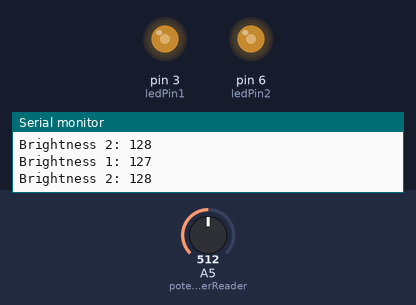
A sketch run on a simulated Arduino Uno, built with avr-gcc and run on an emulated ATmega328P. On the bench: output pins drawn as LEDs (lit = HIGH), the last lines printed to the serial monitor. The test bench sets the inputs (shaded band); at power-on: A5 (potentiometerReader) = 512.

Above: at 1.2 s.
1.3 s: A5 (potentiometerReader) set to 716
At 2.5 s:
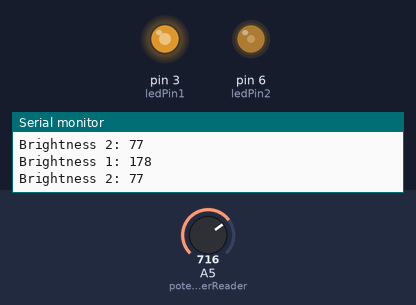
2.8 s: A5 (potentiometerReader) set to 900
At 4.0 s:
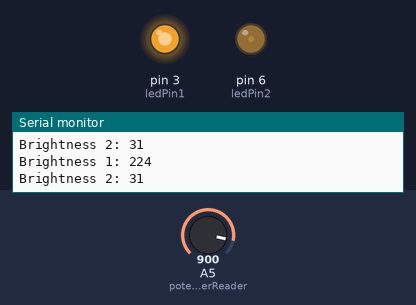
4.3 s: A5 (potentiometerReader) set to 1023
At 5.5 s:
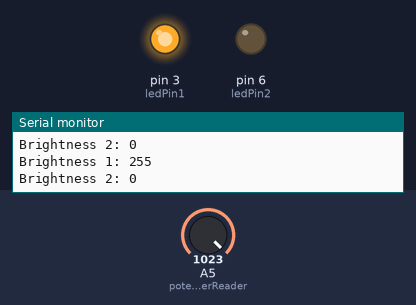
5.8 s: A5 (potentiometerReader) set to 306
At 7.0 s:
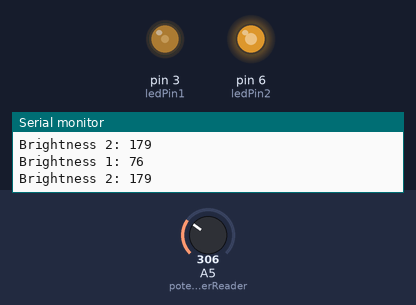
7.3 s: A5 (potentiometerReader) set to 44
At 8.5 s:
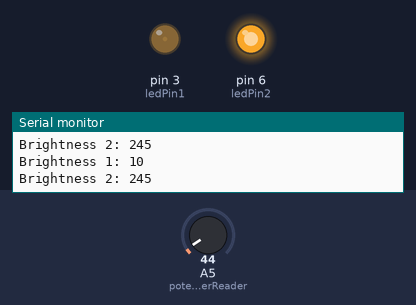
8.8 s: A5 (potentiometerReader) set to 38
At 10.3 s:
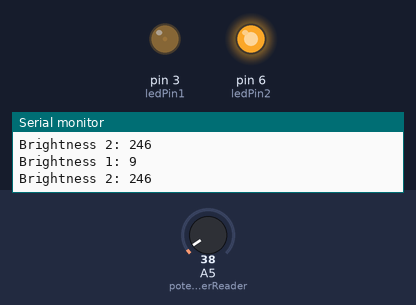
Timing chart, 0 to 11.8 s (numbered marks = the images above; inputs shaded):
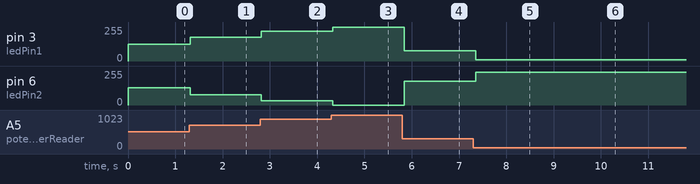

Measured:
- after the input at 1.3 s, pin 3 (ledPin1): 127/255 → 178/255 at once; pin 6 (ledPin2): 128/255 → 77/255 at once
- after the input at 2.8 s, pin 3 (ledPin1): 178/255 → 224/255 at once; pin 6 (ledPin2): 77/255 → 31/255 at once
- after the input at 4.3 s, pin 3 (ledPin1): 224/255 → 255/255 at once; pin 6 (ledPin2): 31/255 → 0/255 at once
- after the input at 5.8 s, pin 3 (ledPin1): 255/255 → 76/255 at once; pin 6 (ledPin2): 0/255 → 179/255 at once
- after the input at 7.3 s, pin 3 (ledPin1): 76/255 → 10/255 after 0.06 s; pin 6 (ledPin2): 179/255 → 245/255 after 0.06 s
- after the input at 8.8 s, pin 3 (ledPin1): 10/255 → 9/255 after 0.07 s; pin 6 (ledPin2): 245/255 → 246/255 after 0.07 s

The sketch:

Lab_Sketch_8.ino
```cpp
int potentiometerReader = A5;
int potentiometerValue;
int waitingTime = 100;
int ledPin1 = 3;
int ledPin2 = 6;
int brightness1;
int brightness2;

void setup() {
  // put your setup code here, to run once:
  Serial.begin(9600);
  pinMode(potentiometerReader, INPUT);
  pinMode(ledPin1, OUTPUT);
  pinMode(ledPin2, OUTPUT);
}

void loop() {
  // put your main code here, to run repeatedly:
  potentiometerValue = analogRead(potentiometerReader);
  brightness1 = map(potentiometerValue, 0, 1023, 0, 255);
  Serial.print("Brightness 1: ");
  Serial.println(brightness1);
  analogWrite(ledPin1, brightness1);

  brightness2 = map(potentiometerValue, 0, 1023, 255, 0);
   Serial.print("Brightness 2: ");
  Serial.println(brightness2);
  analogWrite(ledPin2, brightness2);

  delay(waitingTime);
}
```
